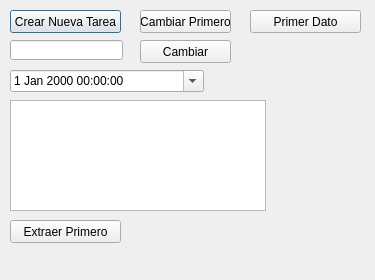
<?xml version="1.0" encoding="UTF-8"?>
<ui version="4.0">
 <class>Practica_Monticulos</class>
 <widget class="QDialog" name="Practica_Monticulos">
  <property name="geometry">
   <rect>
    <x>0</x>
    <y>0</y>
    <width>375</width>
    <height>280</height>
   </rect>
  </property>
  <property name="windowTitle">
   <string>Dialog</string>
  </property>
  <widget class="QPushButton" name="pushButton">
   <property name="geometry">
    <rect>
     <x>10</x>
     <y>10</y>
     <width>111</width>
     <height>23</height>
    </rect>
   </property>
   <property name="text">
    <string>Crear Nueva Tarea</string>
   </property>
  </widget>
  <widget class="QDateTimeEdit" name="dateTimeEdit">
   <property name="geometry">
    <rect>
     <x>10</x>
     <y>70</y>
     <width>194</width>
     <height>22</height>
    </rect>
   </property>
   <property name="calendarPopup">
    <bool>true</bool>
   </property>
  </widget>
  <widget class="QLineEdit" name="lineNombre">
   <property name="geometry">
    <rect>
     <x>10</x>
     <y>40</y>
     <width>113</width>
     <height>20</height>
    </rect>
   </property>
  </widget>
  <widget class="QListWidget" name="listWidget">
   <property name="geometry">
    <rect>
     <x>10</x>
     <y>100</y>
     <width>256</width>
     <height>111</height>
    </rect>
   </property>
  </widget>
  <widget class="QPushButton" name="pushButton_2">
   <property name="geometry">
    <rect>
     <x>140</x>
     <y>40</y>
     <width>91</width>
     <height>23</height>
    </rect>
   </property>
   <property name="text">
    <string>Cambiar</string>
   </property>
  </widget>
  <widget class="QPushButton" name="pushButton_3">
   <property name="geometry">
    <rect>
     <x>10</x>
     <y>220</y>
     <width>111</width>
     <height>23</height>
    </rect>
   </property>
   <property name="text">
    <string>Extraer Primero</string>
   </property>
  </widget>
  <widget class="QLabel" name="label">
   <property name="geometry">
    <rect>
     <x>250</x>
     <y>40</y>
     <width>111</width>
     <height>21</height>
    </rect>
   </property>
   <property name="text">
    <string/>
   </property>
   <property name="alignment">
    <set>Qt::AlignCenter</set>
   </property>
  </widget>
  <widget class="QPushButton" name="pushButton_4">
   <property name="geometry">
    <rect>
     <x>250</x>
     <y>10</y>
     <width>111</width>
     <height>23</height>
    </rect>
   </property>
   <property name="text">
    <string>Primer Dato</string>
   </property>
  </widget>
  <widget class="QPushButton" name="pushButton_5">
   <property name="geometry">
    <rect>
     <x>140</x>
     <y>10</y>
     <width>91</width>
     <height>23</height>
    </rect>
   </property>
   <property name="text">
    <string>Cambiar Primero</string>
   </property>
  </widget>
  <widget class="QLabel" name="label_2">
   <property name="geometry">
    <rect>
     <x>10</x>
     <y>250</y>
     <width>251</width>
     <height>21</height>
    </rect>
   </property>
   <property name="text">
    <string/>
   </property>
  </widget>
 </widget>
 <resources/>
 <connections/>
</ui>
